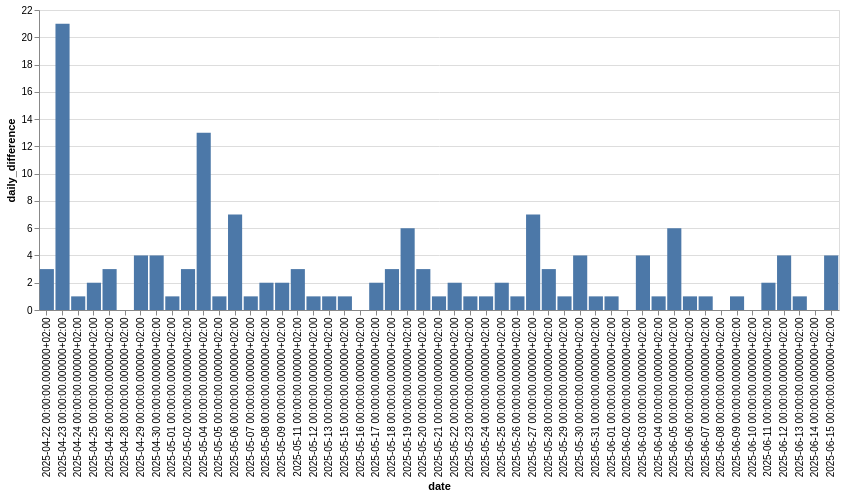

Notebook source saved alongside this figure:
### Code cell
segment("BRNĚNSKÁ SA CALOBRA")

### Figure 1 — Vega-Lite specification as saved in the notebook (floating-point values rounded to 4 significant figures)
{"config": {"view": {"continuousWidth": 300, "continuousHeight": 300}}, "data": {"name": "data-e4a694df6b6769ad75eb015f5a91bce5"}, "mark": {"type": "bar"}, "encoding": {"x": {"field": "date", "type": "ordinal"}, "y": {"field": "daily_difference", "type": "quantitative"}}, "width": 800, "$schema": "https://vega.github.io/schema/vega-lite/v5.8.0.json", "datasets": {"data-e4a694df6b6769ad75eb015f5a91bce5": [{"date": "2025-04-22 00:00:00.000000+02:00", "effort_count": 46, "daily_difference": 3}, {"date": "2025-04-23 00:00:00.000000+02:00", "effort_count": 67, "daily_difference": 21}, {"date": "2025-04-24 00:00:00.000000+02:00", "effort_count": 68, "daily_difference": 1}, {"date": "2025-04-25 00:00:00.000000+02:00", "effort_count": 70, "daily_difference": 2}, {"date": "2025-04-26 00:00:00.000000+02:00", "effort_count": 73, "daily_difference": 3}, {"date": "2025-04-28 00:00:00.000000+02:00", "effort_count": 72, "daily_difference": 0}, {"date": "2025-04-29 00:00:00.000000+02:00", "effort_count": 76, "daily_difference": 4}, {"date": "2025-04-30 00:00:00.000000+02:00", "effort_count": 80, "daily_difference": 4}, {"date": "2025-05-01 00:00:00.000000+02:00", "effort_count": 81, "daily_difference": 1}, {"date": "2025-05-02 00:00:00.000000+02:00", "effort_count": 84, "daily_difference": 3}, {"date": "2025-05-04 00:00:00.000000+02:00", "effort_count": 97, "daily_difference": 13}, {"date": "2025-05-05 00:00:00.000000+02:00", "effort_count": 98, "daily_difference": 1}, {"date": "2025-05-06 00:00:00.000000+02:00", "effort_count": 105, "daily_difference": 7}, {"date": "2025-05-07 00:00:00.000000+02:00", "effort_count": 106, "daily_difference": 1}, {"date": "2025-05-08 00:00:00.000000+02:00", "effort_count": 108, "daily_difference": 2}, {"date": "2025-05-09 00:00:00.000000+02:00", "effort_count": 110, "daily_difference": 2}, {"date": "2025-05-11 00:00:00.000000+02:00", "effort_count": 111, "daily_difference": 3}, {"date": "2025-05-12 00:00:00.000000+02:00", "effort_count": 112, "daily_difference": 1}, {"date": "2025-05-13 00:00:00.000000+02:00", "effort_count": 113, "daily_difference": 1}, {"date": "2025-05-15 00:00:00.000000+02:00", "effort_count": 113, "daily_difference": 1}, {"date": "2025-05-16 00:00:00.000000+02:00", "effort_count": 113, "daily_difference": 0}, {"date": "2025-05-17 00:00:00.000000+02:00", "effort_count": 115, "daily_difference": 2}, {"date": "2025-05-18 00:00:00.000000+02:00", "effort_count": 118, "daily_difference": 3}, {"date": "2025-05-19 00:00:00.000000+02:00", "effort_count": 124, "daily_difference": 6}, {"date": "2025-05-20 00:00:00.000000+02:00", "effort_count": 127, "daily_difference": 3}, {"date": "2025-05-21 00:00:00.000000+02:00", "effort_count": 128, "daily_difference": 1}, {"date": "2025-05-22 00:00:00.000000+02:00", "effort_count": 130, "daily_difference": 2}, {"date": "2025-05-23 00:00:00.000000+02:00", "effort_count": 131, "daily_difference": 1}, {"date": "2025-05-24 00:00:00.000000+02:00", "effort_count": 132, "daily_difference": 1}, {"date": "2025-05-25 00:00:00.000000+02:00", "effort_count": 134, "daily_difference": 2}, {"date": "2025-05-26 00:00:00.000000+02:00", "effort_count": 135, "daily_difference": 1}, {"date": "2025-05-27 00:00:00.000000+02:00", "effort_count": 142, "daily_difference": 7}, {"date": "2025-05-28 00:00:00.000000+02:00", "effort_count": 145, "daily_difference": 3}, {"date": "2025-05-29 00:00:00.000000+02:00", "effort_count": 146, "daily_difference": 1}, {"date": "2025-05-30 00:00:00.000000+02:00", "effort_count": 150, "daily_difference": 4}, {"date": "2025-05-31 00:00:00.000000+02:00", "effort_count": 151, "daily_difference": 1}, {"date": "2025-06-01 00:00:00.000000+02:00", "effort_count": 152, "daily_difference": 1}, {"date": "2025-06-02 00:00:00.000000+02:00", "effort_count": 152, "daily_difference": 0}, {"date": "2025-06-03 00:00:00.000000+02:00", "effort_count": 156, "daily_difference": 4}, {"date": "2025-06-04 00:00:00.000000+02:00", "effort_count": 157, "daily_difference": 1}, {"date": "2025-06-05 00:00:00.000000+02:00", "effort_count": 163, "daily_difference": 6}, {"date": "2025-06-06 00:00:00.000000+02:00", "effort_count": 164, "daily_difference": 1}, {"date": "2025-06-07 00:00:00.000000+02:00", "effort_count": 165, "daily_difference": 1}, {"date": "2025-06-08 00:00:00.000000+02:00", "effort_count": 165, "daily_difference": 0}, {"date": "2025-06-09 00:00:00.000000+02:00", "effort_count": 166, "daily_difference": 1}, {"date": "2025-06-10 00:00:00.000000+02:00", "effort_count": 166, "daily_difference": 0}, {"date": "2025-06-11 00:00:00.000000+02:00", "effort_count": 168, "daily_difference": 2}, {"date": "2025-06-12 00:00:00.000000+02:00", "effort_count": 172, "daily_difference": 4}, {"date": "2025-06-13 00:00:00.000000+02:00", "effort_count": 173, "daily_difference": 1}, {"date": "2025-06-14 00:00:00.000000+02:00", "effort_count": 173, "daily_difference": 0}, {"date": "2025-06-15 00:00:00.000000+02:00", "effort_count": 177, "daily_difference": 4}]}}
